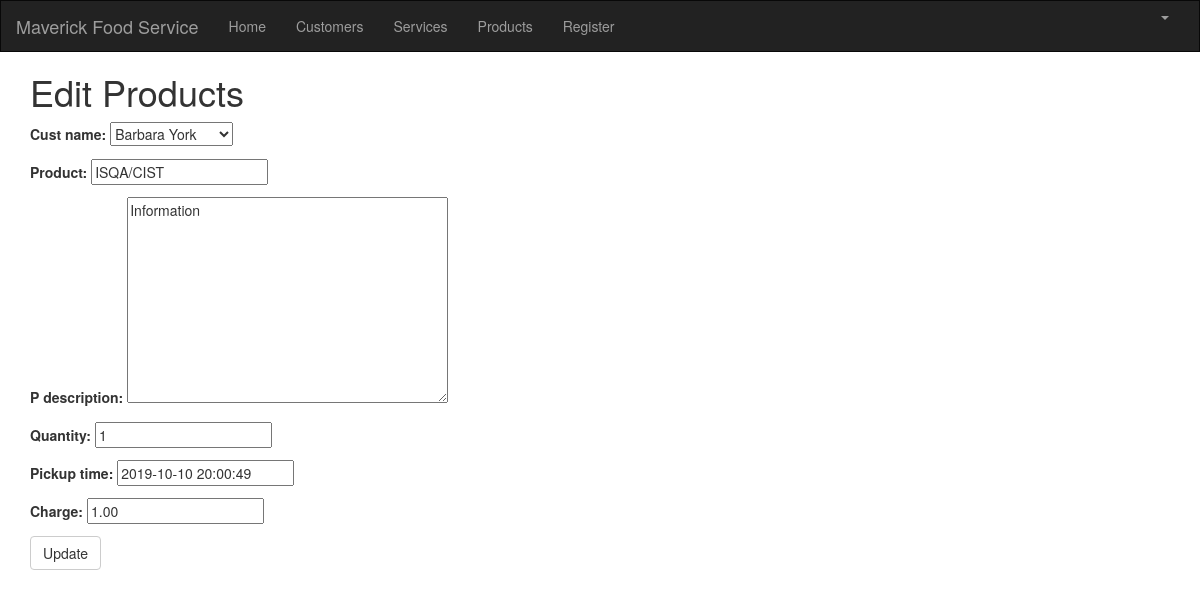
/product/2/edit/ (signed in), run on the app's committed database.
### crm/models.py (models this page shows, shortened)
class Customer(models.Model):
    cust_name = models.CharField(max_length=50)
    organization = models.CharField(max_length=100, blank=True)
    role = models.CharField(max_length=100)
    email = models.EmailField(max_length=100)
    bldgroom = models.CharField(max_length=100)
    address = models.CharField(max_length=200)
    account_number = models.IntegerField(blank=False, null=False)
    city = models.CharField(max_length=50)
    state = models.CharField(max_length=50)
    zipcode = models.CharField(max_length=10)
    phone_number = models.CharField(max_length=50)
    created_date = models.DateTimeField(
        default=timezone.now)
    updated_date = models.DateTimeField(auto_now_add=True)
    def __str__(self):
        return str(self.cust_name)

class Product(models.Model):
    cust_name = models.ForeignKey(Customer, on_delete=models.CASCADE, related_name='products')
    product = models.CharField(max_length=100)
    p_description = models.TextField()
    quantity = models.IntegerField()
    pickup_time = models.DateTimeField(
        default=timezone.now)
    charge = models.DecimalField(max_digits=10, decimal_places=2)
    created_date = models.DateTimeField(
        default=timezone.now)
    updated_date = models.DateTimeField(auto_now_add=True)

### crm/views.py (the view)
# urls.py: path('product/<int:pk>/edit/', views.product_edit, name='product_edit'),
@login_required
def product_edit(request, pk):
    product = get_object_or_404(Product, pk=pk)
    if request.method == "POST":
        form = ProductForm(request.POST, instance=product)
        if form.is_valid():
            product = form.save()
            product.updated_date = timezone.now()
            product.save()
            products = Product.objects.filter(created_date__lte=timezone.now())
            return render(request, 'crm/product_list.html', {'products': products})
    else:
        form = ProductForm(instance=product)
    return render(request, 'crm/product_edit.html', {'form': form})

### crm/forms.py
class ProductForm(forms.ModelForm):
    class Meta:
        model = Product
        fields = ('cust_name', 'product', 'p_description', 'quantity', 'pickup_time', 'charge' )

### crm/templates/crm/product_edit.html
{% extends 'crm/base.html' %}
{% load crispy_forms_tags %}
{% block content %}
    <h1>Edit Products</h1>
    <form method="POST" class="service-form">{% csrf_token %}
        {{ form.as_p }}
        <button type="submit" class="save btn btn-default">Update</button>
    </form>
{% endblock %}

### data on the page
Customer: cust_name "Barbara York"
Product: product "ISQA/CIST", p_description "Information", quantity "1", pickup_time "2019-10-10 20:00:49", charge "1.00"
